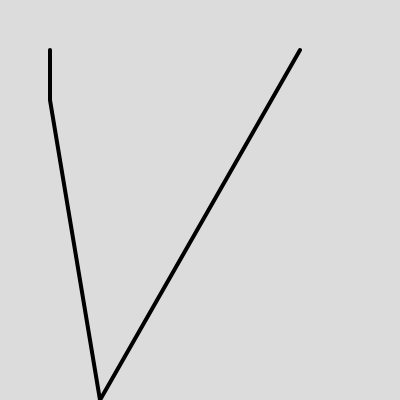
Frame 1 (no input)
Frame 60 (no input): identical to frame 1, image omitted
Frame 120 (the mouse pressed at the canvas centre since frame 60): identical to frame 1, image omitted

The p5.js sketch that drew this single still picture (run headless with seeded random() and noise() and a simulated clock; from frame 60 on, the mouse is pressed at the canvas centre):

// p5.js sketch
// ── sketch.js
function setup() {
  createCanvas(400, 400);
}

function draw() {
  background(220);
  noFill();
  strokeWeight(4);
  beginShape();
  vertex(50,50);
  vertex(50,100);
  vertex(100,400);
  vertex(300,50);
  endShape();
}
